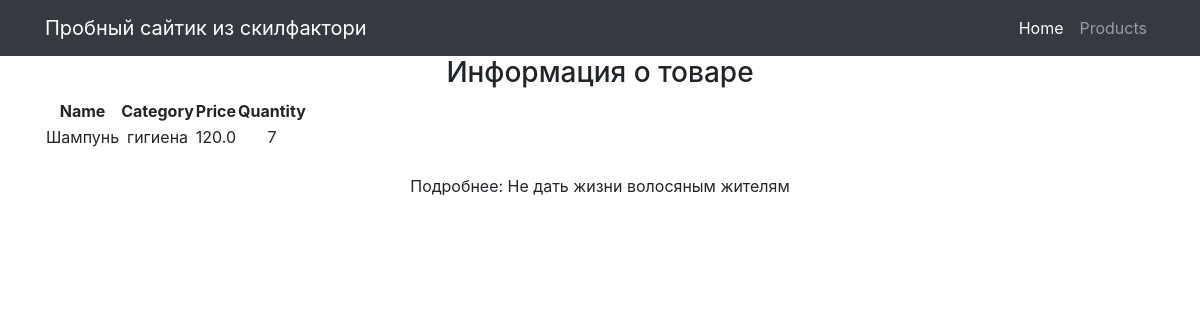
Page /products/7/ on the committed database.
### simpleapp/models.py (models this page shows, shortened)
class Product(models.Model):
    name = models.CharField(max_length=50, unique=True,)  # названия товаров не должны повторяться
    price = models.FloatField(validators=[MinValueValidator(0.0, 'Price should be >= 0.0')])
    quantity = models.IntegerField(validators=[MinValueValidator(0, 'Quantity should be >= 0')])
    category = models.ForeignKey(to='Category', on_delete=models.CASCADE, related_name='products', )
    description = models.TextField()

class Category(models.Model):
    name = models.CharField(max_length=100, unique=True)  # названия категорий тоже не должны повторяться

### simpleapp/views.py (the view)
# urls.py: path('<int:pk>/', ProductDetailView.as_view(), name='product_detail'),  # Ссылка на детали товара
class ProductDetailView(DetailView):
    template_name = 'product_detail.html'
    queryset = Product.objects.all()

### templates/product_detail.html (shortened to what this page needs)
{% extends 'flatpages/default.html' %}
{% block content %}
    <h3>Информация о товаре</h3>
<table>
    <thead>
        <th>            Name        </th>
        <th>            Category        </th>
        <th>            Price        </th>
        <th>            Quantity        </th>
    </thead>
    <tr>
        <td>     {{ product.name }}        </td>
        <td>            {{ product.category.name }}        </td>
        <td>            {{ product.price }}        </td>
        <td>            {{ product.quantity }}        </td>
    </tr>
</table>
    <br> Подробнее: {{ product.description}}
{% endblock content %}

### rows in the picture
Product: name "Шампунь", category.name "гигиена", price "120.0", quantity "7", description "Не дать жизни волосяным жителям"
